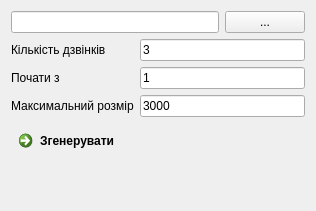
<?xml version="1.0" encoding="UTF-8"?>
<ui version="4.0">
 <class>MainWindow</class>
 <widget class="QMainWindow" name="MainWindow">
  <property name="geometry">
   <rect>
    <x>0</x>
    <y>0</y>
    <width>316</width>
    <height>211</height>
   </rect>
  </property>
  <property name="windowTitle">
   <string>MainWindow</string>
  </property>
  <widget class="QWidget" name="centralWidget">
   <layout class="QGridLayout" name="gridLayout">
    <item row="4" column="0" colspan="3">
     <widget class="QCommandLinkButton" name="commandLinkButton">
      <property name="text">
       <string>Згенерувати</string>
      </property>
     </widget>
    </item>
    <item row="0" column="2">
     <widget class="QPushButton" name="pushButton">
      <property name="text">
       <string>...</string>
      </property>
     </widget>
    </item>
    <item row="1" column="0">
     <widget class="QLabel" name="label">
      <property name="text">
       <string>Кількість дзвінків</string>
      </property>
     </widget>
    </item>
    <item row="0" column="0" colspan="2">
     <widget class="QLineEdit" name="lineEdit"/>
    </item>
    <item row="3" column="0">
     <widget class="QLabel" name="label_2">
      <property name="text">
       <string>Максимальний розмір</string>
      </property>
     </widget>
    </item>
    <item row="3" column="1" colspan="2">
     <widget class="QLineEdit" name="sizeEdit">
      <property name="text">
       <string>3000</string>
      </property>
     </widget>
    </item>
    <item row="2" column="1" colspan="2">
     <widget class="QLineEdit" name="fromEdit">
      <property name="text">
       <string>1</string>
      </property>
     </widget>
    </item>
    <item row="1" column="1" colspan="2">
     <widget class="QLineEdit" name="callEdit">
      <property name="text">
       <string>3</string>
      </property>
     </widget>
    </item>
    <item row="2" column="0">
     <widget class="QLabel" name="label_3">
      <property name="text">
       <string>Почати з</string>
      </property>
     </widget>
    </item>
   </layout>
  </widget>
 </widget>
 <layoutdefault spacing="6" margin="11"/>
 <resources/>
 <connections/>
</ui>
